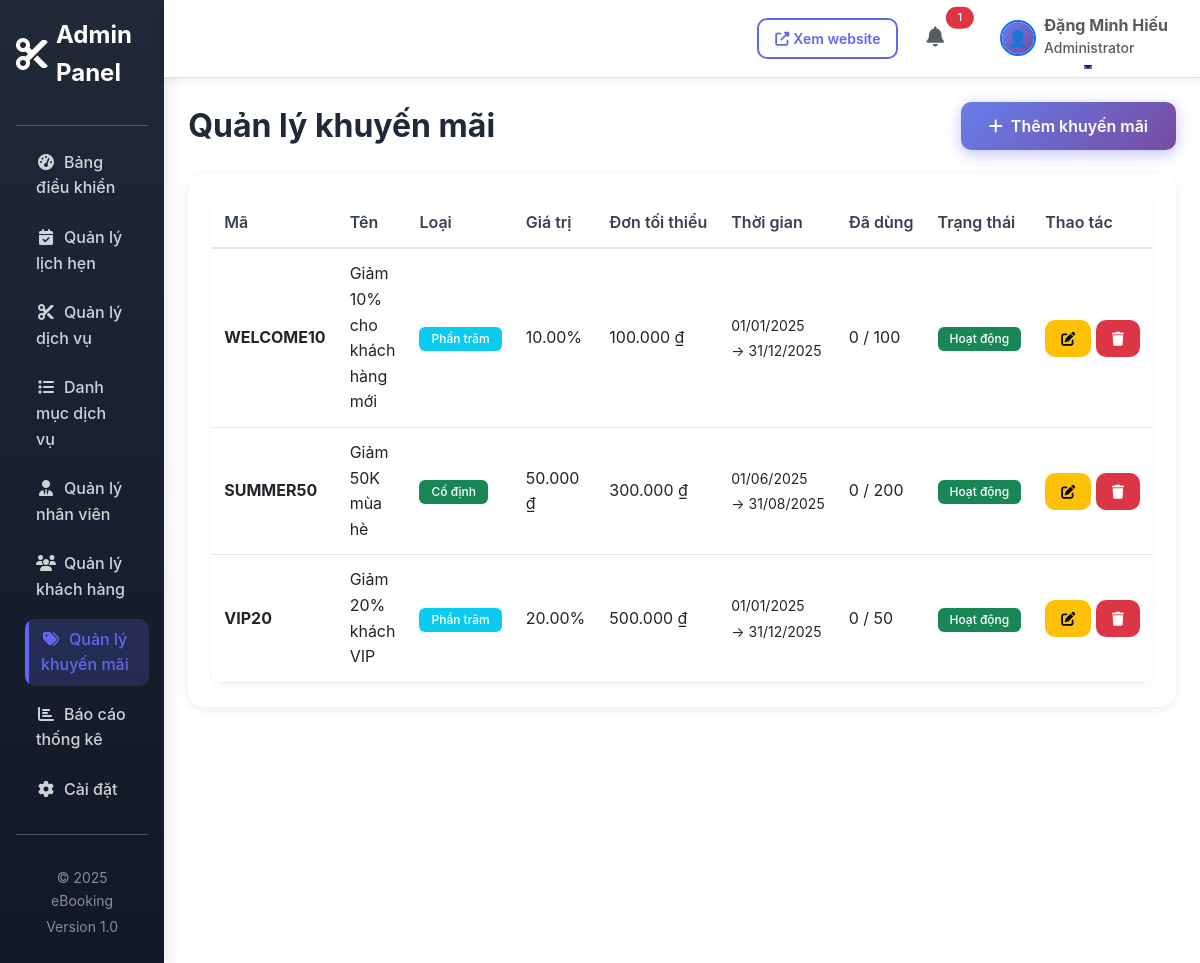
The app's page /admin/promotions.php (signed in) with its own data.
### tables this page shows
CREATE TABLE `promotions` (
  `promotion_id` int(11) NOT NULL,
  `code` varchar(50) NOT NULL,
  `title` varchar(200) NOT NULL,
  `description` text DEFAULT NULL,
  `discount_type` enum('percentage','fixed') DEFAULT 'percentage',
  `discount_value` decimal(10,2) NOT NULL,
  `min_order_value` decimal(10,2) DEFAULT 0.00,
  `max_discount` decimal(10,2) DEFAULT NULL,
  `usage_limit` int(11) DEFAULT 0 COMMENT '0 = không giới hạn',
  `used_count` int(11) DEFAULT 0,
  `start_date` datetime NOT NULL,
  `end_date` datetime NOT NULL,
  `status` enum('active','inactive','expired') DEFAULT 'active',
  `created_at` timestamp NOT NULL DEFAULT current_timestamp(),
  `updated_at` timestamp NOT NULL DEFAULT current_timestamp() ON UPDATE current_timestamp()
);

### models/Promotion.php (called while the page is built, shortened)
<?php
class Promotion {
    private $conn;
    private $table = 'promotions';
    public function __construct($db) {
        $this->conn = $db;
    }
    public function getAll($status = null) {
        $query = "SELECT * FROM " . $this->table;
        $query .= " ORDER BY created_at DESC";
        $stmt = $this->conn->prepare($query);
        $stmt->execute();
        return $stmt->fetchAll(PDO::FETCH_ASSOC);
    }
}
?>

### config/functions.php (called while the page is built, shortened)
<?php
function formatCurrency($amount) {
    return number_format($amount ?? 0, 0, ',', '.') . ' ₫';
}
?>

### admin/promotions.php (the view, shortened to what this page needs)
<?php
require_once '../models/Promotion.php';
$database = new Database();
$db = $database->getConnection();
$promotionModel = new Promotion($db);
$promotions = $promotionModel->getAll();
?>
<!DOCTYPE html>
<html lang="vi">
<head>
    <link href="https://cdn.jsdelivr.net/npm/bootstrap@5.3.0/dist/css/bootstrap.min.css" rel="stylesheet">
    <link rel="stylesheet" href="https://cdnjs.cloudflare.com/ajax/libs/font-awesome/6.4.0/css/all.min.css">
    <link rel="stylesheet" href="<?php echo BASE_URL; ?>/assets/css/style.css">
</head>
<body>
    <div class="d-flex">
        <?php include 'includes/sidebar.php'; ?>
        <div class="flex-grow-1">
            <?php include 'includes/navbar.php'; ?>
            <div class="container-fluid p-4">
                <div class="d-flex justify-content-between align-items-center mb-4">
                    <h2 class="fw-bold mb-0">Quản lý khuyến mãi</h2>
                    <button class="btn btn-primary" data-bs-toggle="modal" data-bs-target="#addPromotionModal">
                        <i class="fas fa-plus me-2"></i>Thêm khuyến mãi
                    </button>
                </div>
                <div class="card border-0 shadow-sm">
                    <div class="card-body">
                        <div class="table-responsive">
                        <table class="table table-hover">
                            <thead>
                                <tr>
                                    <th>Mã</th>
                                    <th>Tên</th>
                                    <th>Loại</th>
                                    <th>Giá trị</th>
                                    <th>Đơn tối thiểu</th>
                                    <th>Thời gian</th>
                                    <th>Đã dùng</th>
                                    <th>Trạng thái</th>
                                    <th>Thao tác</th>
                                </tr>
                            </thead>
                            <tbody>
                                <?php foreach ($promotions as $promo): ?>
                                <tr>
                                    <td><strong><?php echo htmlspecialchars($promo['code']); ?></strong></td>
                                    <td><?php echo htmlspecialchars($promo['title']); ?></td>
                                    <td>
                                        <?php if ($promo['discount_type'] === 'percentage'): ?>
                                            <span class="badge bg-info">Phần trăm</span>
                                        <?php else: ?>
                                            <span class="badge bg-success">Cố định</span>
                                        <?php endif; ?>
                                    </td>
                                    <td>
                                        <?php if ($promo['discount_type'] === 'percentage'): ?>
                                            <?php echo $promo['discount_value']; ?>%
                                        <?php else: ?>
                                            <?php echo formatCurrency($promo['discount_value']); ?>
                                        <?php endif; ?>
                                    </td>
                                    <td><?php echo formatCurrency($promo['min_order_value']); ?></td>
                                    <td>
                                        <small>
                                            <?php echo date('d/m/Y', strtotime($promo['start_date'])); ?><br>
                                            → <?php echo date('d/m/Y', strtotime($promo['end_date'])); ?>
                                        </small>
                                    </td>
                                    <td>
                                        <?php echo $promo['used_count']; ?>
                                        <?php if ($promo['usage_limit']): ?>
                                            / <?php echo $promo['usage_limit']; ?>
                                        <?php endif; ?>
                                    </td>
                                    <td>
                                        <?php if ($promo['status'] === 'active'): ?>
                                            <span class="badge bg-success">Hoạt động</span>
                                        <?php else: ?>
                                            <span class="badge bg-secondary">Tắt</span>
                                        <?php endif; ?>
                                    </td>
                                    <td>
                                        <button class="btn btn-sm btn-warning btn-edit"
                                                data-id="<?php echo $promo['promotion_id']; ?>"
                                                data-promotion='<?php echo json_encode($promo); ?>'>
                                            <i class="fas fa-edit"></i>
                                        </button>
                                        <form method="POST" style="display:inline;" onsubmit="return confirm('Xác nhận xóa?')">
                                            <button type="submit" class="btn btn-sm btn-danger">
                                                <i class="fas fa-trash"></i>
                                            </button>
                                        </form>
                                    </td>
                                </tr>
                                <?php endforeach; ?>
                            </tbody>
                        </table>
                        </div>
                    </div>
                </div>
            </div>
        </div>
    </div>
</body>
</html>

### assets/css/style.css (style rules this page uses)
:root { --primary-color: #6366f1; --primary-dark: #4f46e5; --primary-light: #818cf8; --secondary-color: #8b5cf6; --success-color: #10b981; --danger-color: #ef4444; --warning-color: #f59e0b; --info-color: #3b82f6; --dark-color: #1f2937; --light-color: #f3f4f6; --gradient-primary: linear-gradient(135deg, #667eea 0%, #764ba2 100%); --gradient-secondary: linear-gradient(135deg, #f093fb 0%, #f5576c 100%); --shadow-sm: 0 2px 10px rgba(0, 0, 0, 0.08); --shadow-md: 0 5px 20px rgba(0, 0, 0, 0.1); --shadow-lg: 0 10px 40px rgba(0, 0, 0, 0.15); --shadow-xl: 0 20px 60px rgba(0, 0, 0, 0.2); --transition: all 0.3s cubic-bezier(0.4, 0, 0.2, 1); }
* { margin: 0; padding: 0; box-sizing: border-box; }
body { font-family: 'Inter', -apple-system, BlinkMacSystemFont, 'Segoe UI', Roboto, 'Helvetica Neue', Arial, sans-serif; color: #374151; line-height: 1.6; font-size: 16px; -webkit-font-smoothing: antialiased; -moz-osx-font-smoothing: grayscale; overflow-x: hidden; }
h1, h2, h3, h4, h5, h6 { font-weight: 700; line-height: 1.2; margin-bottom: 1rem; color: #1f2937; }
.btn { font-weight: 600; padding: 12px 28px; border-radius: 10px; transition: var(--transition); border: none; position: relative; overflow: hidden; }
.btn::before { content: ''; position: absolute; top: 50%; left: 50%; width: 0; height: 0; border-radius: 50%; background: rgba(255, 255, 255, 0.3); transform: translate(-50%, -50%); transition: width 0.6s, height 0.6s; }
.btn-primary { background: var(--gradient-primary); border-color: transparent; color: white; box-shadow: 0 4px 15px rgba(99, 102, 241, 0.4); }
.btn-sm { padding: 8px 16px; font-size: 0.875rem; }
.shadow-sm { box-shadow: 0 2px 10px rgba(0, 0, 0, 0.08) !important; }
.card { border-radius: 16px; border: 1px solid #f3f4f6; transition: var(--transition); overflow: hidden; }
.card-body { padding: 24px; }
.badge { padding: 6px 12px; font-weight: 500; border-radius: 6px; }
.table-responsive { overflow-x: auto; -webkit-overflow-scrolling: touch; position: relative; border-radius: 10px; box-shadow: 0 2px 10px rgba(0, 0, 0, 0.05); }
.table { display: table !important; width: 100%; border-collapse: collapse; margin-bottom: 0 !important; position: relative; z-index: 1; border-radius: 10px; overflow: hidden; }
.table thead { background-color: var(--light-color); }
.table thead th { font-weight: 600; color: #374151; border-bottom: 2px solid #e5e7eb; padding: 12px; white-space: nowrap; }
.table tbody td { vertical-align: middle; padding: 12px; }
.table thead { display: table-header-group !important; }
.table tbody { display: table-row-group !important; }
.table tbody tr { display: table-row !important; background: white; border-bottom: 1px solid #e5e7eb; }
.table tbody td { display: table-cell !important; vertical-align: middle; padding: 12px; border: none; }
.table-responsive .table tbody tr::before, .table-responsive .table tbody tr::after, .table-responsive .table tbody td::before, .table-responsive .table tbody td::after { display: none !important; content: none !important; visibility: hidden !important; }
.table-responsive .table tbody td { white-space: nowrap; }
.table-responsive .table tbody td:nth-child(2), .table-responsive .table tbody td:nth-child(4) { white-space: normal; max-width: 200px; }

### records on screen
promotions: code "WELCOME10", title "Giảm 10% cho khách hàng mới", discount_type "Phần trăm", discount_value "10.00", min_order_value "100.000 ₫", start_date "01/01/2025", end_date "31/12/2025", used_count "0", usage_limit "100", status "Hoạt động"
promotions: code "SUMMER50", title "Giảm 50K mùa hè", discount_type "Cố định", discount_value "50.000 ₫", min_order_value "300.000 ₫", start_date "01/06/2025", end_date "31/08/2025", used_count "0", usage_limit "200", status "Hoạt động"
promotions: code "VIP20", title "Giảm 20% khách VIP", discount_type "Phần trăm", discount_value "20.00", min_order_value "500.000 ₫", start_date "01/01/2025", end_date "31/12/2025", used_count "0", usage_limit "50", status "Hoạt động"

### other values on screen
SITE_NAME "eBooking"
$pending_count "1"
$_SESSION['full_name'] "Đặng Minh Hiếu"
